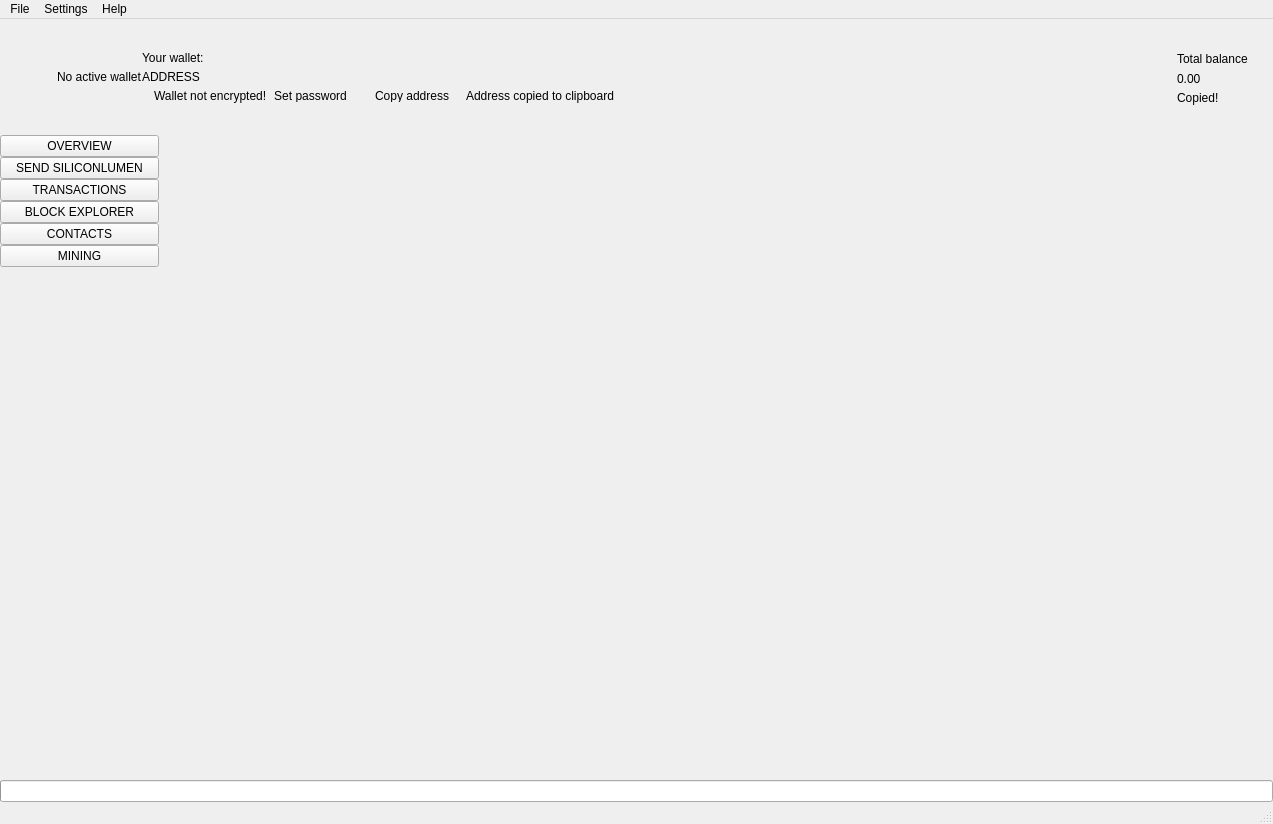
 <widget class="QMainWindow" name="MainWindow">
  <property name="geometry">
   <rect>
    <x>0</x>
    <y>0</y>
    <width>1273</width>
    <height>824</height>
   </rect>
  </property>
  <property name="sizePolicy">
   <sizepolicy hsizetype="Preferred" vsizetype="Preferred">
    <horstretch>0</horstretch>
    <verstretch>0</verstretch>
   </sizepolicy>
  </property>
  <property name="minimumSize">
   <size>
    <width>1260</width>
    <height>600</height>
   </size>
  </property>
  <property name="maximumSize">
   <size>
    <width>16777215</width>
    <height>16777215</height>
   </size>
  </property>
  <property name="windowTitle">
   <string>MainWindow</string>
  </property>
  <property name="windowIcon">
   <iconset>
    <normaloff>:/images/intensecoin</normaloff>:/images/intensecoin</iconset>
  </property>
  <widget class="QWidget" name="centralwidget">
   <layout class="QVBoxLayout" name="verticalLayout_2">
    <property name="spacing">
     <number>0</number>
    </property>
    <property name="leftMargin">
     <number>0</number>
    </property>
    <property name="topMargin">
     <number>0</number>
    </property>
    <property name="rightMargin">
     <number>0</number>
    </property>
    <property name="bottomMargin">
     <number>0</number>
    </property>
    <item>
     <widget class="QFrame" name="m_headerFrame">
      <property name="minimumSize">
       <size>
        <width>0</width>
        <height>116</height>
       </size>
      </property>
      <property name="maximumSize">
       <size>
        <width>16777215</width>
        <height>116</height>
       </size>
      </property>
      <property name="frameShape">
       <enum>QFrame::NoFrame</enum>
      </property>
      <property name="frameShadow">
       <enum>QFrame::Raised</enum>
      </property>
      <layout class="QHBoxLayout" name="horizontalLayout_3">
       <property name="spacing">
        <number>0</number>
       </property>
       <property name="leftMargin">
        <number>0</number>
       </property>
       <property name="topMargin">
        <number>0</number>
       </property>
       <property name="rightMargin">
        <number>25</number>
       </property>
       <property name="bottomMargin">
        <number>0</number>
       </property>
       <item>
        <spacer name="horizontalSpacer_2">
         <property name="orientation">
          <enum>Qt::Horizontal</enum>
         </property>
         <property name="sizeType">
          <enum>QSizePolicy::Fixed</enum>
         </property>
         <property name="sizeHint" stdset="0">
          <size>
           <width>30</width>
           <height>20</height>
          </size>
         </property>
        </spacer>
       </item>
       <item>
        <widget class="QLabel" name="m_logoLabel">
         <property name="text">
          <string/>
         </property>
        </widget>
       </item>
       <item>
        <spacer name="horizontalSpacer_5">
         <property name="orientation">
          <enum>Qt::Horizontal</enum>
         </property>
         <property name="sizeType">
          <enum>QSizePolicy::Fixed</enum>
         </property>
         <property name="sizeHint" stdset="0">
          <size>
           <width>20</width>
           <height>20</height>
          </size>
         </property>
        </spacer>
       </item>
       <item>
        <widget class="WalletGui::WalletSmallGrayTextLabel" name="m_noWalletLabel">
         <property name="text">
          <string>No active wallet</string>
         </property>
        </widget>
       </item>
       <item>
        <widget class="QFrame" name="m_walletFrame">
         <property name="frameShape">
          <enum>QFrame::NoFrame</enum>
         </property>
         <property name="frameShadow">
          <enum>QFrame::Raised</enum>
         </property>
         <layout class="QVBoxLayout" name="verticalLayout_3">
          <property name="spacing">
           <number>5</number>
          </property>
          <property name="leftMargin">
           <number>0</number>
          </property>
          <property name="topMargin">
           <number>0</number>
          </property>
          <property name="rightMargin">
           <number>0</number>
          </property>
          <property name="bottomMargin">
           <number>0</number>
          </property>
          <item>
           <spacer name="verticalSpacer_3">
            <property name="orientation">
             <enum>Qt::Vertical</enum>
            </property>
            <property name="sizeType">
             <enum>QSizePolicy::Minimum</enum>
            </property>
            <property name="sizeHint" stdset="0">
             <size>
              <width>20</width>
              <height>40</height>
             </size>
            </property>
           </spacer>
          </item>
          <item>
           <widget class="WalletGui::WalletSmallGrayTextLabel" name="m_walletLabel">
            <property name="text">
             <string>Your wallet:</string>
            </property>
            <property name="indent">
             <number>0</number>
            </property>
           </widget>
          </item>
          <item>
           <widget class="QLabel" name="m_addressLabel">
            <property name="sizePolicy">
             <sizepolicy hsizetype="Preferred" vsizetype="Preferred">
              <horstretch>0</horstretch>
              <verstretch>0</verstretch>
             </sizepolicy>
            </property>
            <property name="cursor">
             <cursorShape>PointingHandCursor</cursorShape>
            </property>
            <property name="toolTip">
             <string>Click to copy</string>
            </property>
            <property name="text">
             <string>ADDRESS</string>
            </property>
            <property name="indent">
             <number>0</number>
            </property>
           </widget>
          </item>
          <item>
           <layout class="QHBoxLayout" name="horizontalLayout_2">
            <property name="spacing">
             <number>0</number>
            </property>
            <item alignment="Qt::AlignTop">
             <widget class="QFrame" name="m_notEncryptedFrame">
              <property name="frameShape">
               <enum>QFrame::NoFrame</enum>
              </property>
              <property name="frameShadow">
               <enum>QFrame::Raised</enum>
              </property>
              <layout class="QHBoxLayout" name="horizontalLayout_4">
               <property name="spacing">
                <number>0</number>
               </property>
               <property name="leftMargin">
                <number>0</number>
               </property>
               <property name="topMargin">
                <number>0</number>
               </property>
               <property name="rightMargin">
                <number>0</number>
               </property>
               <property name="bottomMargin">
                <number>0</number>
               </property>
               <item alignment="Qt::AlignVCenter">
                <widget class="QLabel" name="m_notEncryptedIconLabel">
                 <property name="text">
                  <string/>
                 </property>
                 <property name="pixmap">
                  <pixmap resource="../../resources.qrc">:/icons/lock_open_gray</pixmap>
                 </property>
                 <property name="alignment">
                  <set>Qt::AlignLeading|Qt::AlignLeft|Qt::AlignVCenter</set>
                 </property>
                </widget>
               </item>
               <item>
                <spacer name="horizontalSpacer_11">
                 <property name="orientation">
                  <enum>Qt::Horizontal</enum>
                 </property>
                 <property name="sizeType">
                  <enum>QSizePolicy::Fixed</enum>
                 </property>
                 <property name="sizeHint" stdset="0">
                  <size>
                   <width>5</width>
                   <height>3</height>
                  </size>
                 </property>
                </spacer>
               </item>
               <item alignment="Qt::AlignVCenter">
                <widget class="WalletGui::WalletTinyGrayTextLabel" name="m_notEncryptedTextLabel">
                 <property name="text">
                  <string>Wallet not encrypted!</string>
                 </property>
                 <property name="alignment">
                  <set>Qt::AlignLeading|Qt::AlignLeft|Qt::AlignVCenter</set>
                 </property>
                </widget>
               </item>
               <item>
                <spacer name="horizontalSpacer_9">
                 <property name="orientation">
                  <enum>Qt::Horizontal</enum>
                 </property>
                 <property name="sizeType">
                  <enum>QSizePolicy::Fixed</enum>
                 </property>
                 <property name="sizeHint" stdset="0">
                  <size>
                   <width>3</width>
                   <height>3</height>
                  </size>
                 </property>
                </spacer>
               </item>
               <item alignment="Qt::AlignVCenter">
                <widget class="WalletGui::WalletTinyLinkLikeButton" name="m_encryptButton">
                 <property name="sizePolicy">
                  <sizepolicy hsizetype="Minimum" vsizetype="Minimum">
                   <horstretch>0</horstretch>
                   <verstretch>0</verstretch>
                  </sizepolicy>
                 </property>
                 <property name="minimumSize">
                  <size>
                   <width>0</width>
                   <height>3</height>
                  </size>
                 </property>
                 <property name="cursor">
                  <cursorShape>PointingHandCursor</cursorShape>
                 </property>
                 <property name="text">
                  <string>Set password</string>
                 </property>
                 <property name="flat">
                  <bool>true</bool>
                 </property>
                </widget>
               </item>
               <item>
                <spacer name="horizontalSpacer_10">
                 <property name="orientation">
                  <enum>Qt::Horizontal</enum>
                 </property>
                 <property name="sizeType">
                  <enum>QSizePolicy::Fixed</enum>
                 </property>
                 <property name="sizeHint" stdset="0">
                  <size>
                   <width>20</width>
                   <height>3</height>
                  </size>
                 </property>
                </spacer>
               </item>
              </layout>
             </widget>
            </item>
            <item alignment="Qt::AlignVCenter">
             <widget class="WalletGui::WalletTinyLinkLikeButton" name="m_copyAddressButton">
              <property name="sizePolicy">
               <sizepolicy hsizetype="Minimum" vsizetype="Minimum">
                <horstretch>0</horstretch>
                <verstretch>0</verstretch>
               </sizepolicy>
              </property>
              <property name="minimumSize">
               <size>
                <width>0</width>
                <height>3</height>
               </size>
              </property>
              <property name="cursor">
               <cursorShape>PointingHandCursor</cursorShape>
              </property>
              <property name="focusPolicy">
               <enum>Qt::NoFocus</enum>
              </property>
              <property name="autoFillBackground">
               <bool>true</bool>
              </property>
              <property name="text">
               <string>Copy address</string>
              </property>
              <property name="flat">
               <bool>true</bool>
              </property>
             </widget>
            </item>
            <item>
             <spacer name="horizontalSpacer_7">
              <property name="orientation">
               <enum>Qt::Horizontal</enum>
              </property>
              <property name="sizeType">
               <enum>QSizePolicy::Fixed</enum>
              </property>
              <property name="sizeHint" stdset="0">
               <size>
                <width>13</width>
                <height>3</height>
               </size>
              </property>
             </spacer>
            </item>
            <item alignment="Qt::AlignVCenter">
             <widget class="WalletGui::CopyMagicLabel" name="m_copyAddressLabel">
              <property name="text">
               <string>Address copied to clipboard</string>
              </property>
              <property name="alignment">
               <set>Qt::AlignLeading|Qt::AlignLeft|Qt::AlignVCenter</set>
              </property>
             </widget>
            </item>
            <item>
             <spacer name="horizontalSpacer">
              <property name="orientation">
               <enum>Qt::Horizontal</enum>
              </property>
              <property name="sizeHint" stdset="0">
               <size>
                <width>40</width>
                <height>3</height>
               </size>
              </property>
             </spacer>
            </item>
           </layout>
          </item>
          <item>
           <spacer name="verticalSpacer_2">
            <property name="orientation">
             <enum>Qt::Vertical</enum>
            </property>
            <property name="sizeType">
             <enum>QSizePolicy::Minimum</enum>
            </property>
            <property name="sizeHint" stdset="0">
             <size>
              <width>20</width>
              <height>40</height>
             </size>
            </property>
           </spacer>
          </item>
         </layout>
        </widget>
       </item>
       <item>
        <spacer name="horizontalSpacer_3">
         <property name="orientation">
          <enum>Qt::Horizontal</enum>
         </property>
         <property name="sizeType">
          <enum>QSizePolicy::Expanding</enum>
         </property>
         <property name="sizeHint" stdset="0">
          <size>
           <width>34</width>
           <height>20</height>
          </size>
         </property>
        </spacer>
       </item>
       <item>
        <spacer name="horizontalSpacer_8">
         <property name="orientation">
          <enum>Qt::Horizontal</enum>
         </property>
         <property name="sizeType">
          <enum>QSizePolicy::Fixed</enum>
         </property>
         <property name="sizeHint" stdset="0">
          <size>
           <width>34</width>
           <height>20</height>
          </size>
         </property>
        </spacer>
       </item>
       <item alignment="Qt::AlignRight|Qt::AlignVCenter">
        <widget class="QFrame" name="m_balanceFrame">
         <layout class="QGridLayout" name="gridLayout">
          <property name="leftMargin">
           <number>0</number>
          </property>
          <property name="topMargin">
           <number>30</number>
          </property>
          <property name="rightMargin">
           <number>0</number>
          </property>
          <property name="bottomMargin">
           <number>0</number>
          </property>
          <property name="verticalSpacing">
           <number>3</number>
          </property>
          <item row="0" column="2">
           <layout class="QVBoxLayout" name="verticalLayout_4">
            <item>
             <widget class="QLabel" name="m_balanceTextLabel">
              <property name="text">
               <string>Total balance</string>
              </property>
             </widget>
            </item>
            <item>
             <widget class="QLabel" name="m_balanceLabel">
              <property name="cursor">
               <cursorShape>PointingHandCursor</cursorShape>
              </property>
              <property name="toolTip">
               <string>Click to copy</string>
              </property>
              <property name="text">
               <string>0.00</string>
              </property>
             </widget>
            </item>
           </layout>
          </item>
          <item row="1" column="2">
           <widget class="WalletGui::CopyMagicLabel" name="m_balanceCopyLabel">
            <property name="text">
             <string>Copied!</string>
            </property>
           </widget>
          </item>
          <item row="0" column="1">
           <spacer name="horizontalSpacer_6">
            <property name="orientation">
             <enum>Qt::Horizontal</enum>
            </property>
            <property name="sizeType">
             <enum>QSizePolicy::Fixed</enum>
            </property>
            <property name="sizeHint" stdset="0">
             <size>
              <width>2</width>
              <height>39</height>
             </size>
            </property>
           </spacer>
          </item>
          <item row="2" column="2">
           <spacer name="verticalSpacer_5">
            <property name="orientation">
             <enum>Qt::Vertical</enum>
            </property>
            <property name="sizeType">
             <enum>QSizePolicy::Expanding</enum>
            </property>
            <property name="sizeHint" stdset="0">
             <size>
              <width>20</width>
              <height>50</height>
             </size>
            </property>
           </spacer>
          </item>
          <item row="0" column="0">
           <widget class="QLabel" name="m_balanceIconLabel">
            <property name="text">
             <string/>
            </property>
            <property name="pixmap">
             <pixmap resource="../../resources.qrc">:/icons/total_balance</pixmap>
            </property>
           </widget>
          </item>
         </layout>
        </widget>
       </item>
      </layout>
     </widget>
    </item>
    <item>
     <layout class="QHBoxLayout" name="horizontalLayout" stretch="0,0,0,0,0,0,0,0">
      <property name="spacing">
       <number>0</number>
      </property>
      <item>
       <widget class="QFrame" name="m_toolFrame">
        <property name="frameShape">
         <enum>QFrame::NoFrame</enum>
        </property>
        <property name="frameShadow">
         <enum>QFrame::Plain</enum>
        </property>
        <property name="lineWidth">
         <number>0</number>
        </property>
        <layout class="QVBoxLayout" name="verticalLayout">
         <property name="spacing">
          <number>0</number>
         </property>
         <property name="leftMargin">
          <number>0</number>
         </property>
         <property name="topMargin">
          <number>0</number>
         </property>
         <property name="rightMargin">
          <number>0</number>
         </property>
         <property name="bottomMargin">
          <number>0</number>
         </property>
         <item>
          <widget class="QPushButton" name="m_overviewButton">
           <property name="sizePolicy">
            <sizepolicy hsizetype="Minimum" vsizetype="Fixed">
             <horstretch>0</horstretch>
             <verstretch>0</verstretch>
            </sizepolicy>
           </property>
           <property name="focusPolicy">
            <enum>Qt::NoFocus</enum>
           </property>
           <property name="text">
            <string>OVERVIEW</string>
           </property>
           <property name="checkable">
            <bool>true</bool>
           </property>
           <attribute name="buttonGroup">
            <string notr="true">m_toolButtonGroup</string>
           </attribute>
          </widget>
         </item>
         <item>
          <widget class="QPushButton" name="m_sendButton">
           <property name="sizePolicy">
            <sizepolicy hsizetype="Minimum" vsizetype="Fixed">
             <horstretch>0</horstretch>
             <verstretch>0</verstretch>
            </sizepolicy>
           </property>
           <property name="focusPolicy">
            <enum>Qt::NoFocus</enum>
           </property>
           <property name="text">
            <string>SEND SILICONLUMEN</string>
           </property>
           <property name="checkable">
            <bool>true</bool>
           </property>
           <attribute name="buttonGroup">
            <string notr="true">m_toolButtonGroup</string>
           </attribute>
          </widget>
         </item>
         <item>
          <widget class="QPushButton" name="m_transactionsButton">
           <property name="sizePolicy">
            <sizepolicy hsizetype="Minimum" vsizetype="Fixed">
             <horstretch>0</horstretch>
             <verstretch>0</verstretch>
            </sizepolicy>
           </property>
           <property name="focusPolicy">
            <enum>Qt::NoFocus</enum>
           </property>
           <property name="text">
            <string>TRANSACTIONS</string>
           </property>
           <property name="checkable">
            <bool>true</bool>
           </property>
           <attribute name="buttonGroup">
            <string notr="true">m_toolButtonGroup</string>
           </attribute>
          </widget>
         </item>
         <item>
          <widget class="QPushButton" name="m_blockExplorerButton">
           <property name="focusPolicy">
            <enum>Qt::NoFocus</enum>
           </property>
           <property name="text">
            <string>BLOCK EXPLORER</string>
           </property>
           <property name="checkable">
            <bool>true</bool>
           </property>
           <attribute name="buttonGroup">
            <string notr="true">m_toolButtonGroup</string>
           </attribute>
          </widget>
         </item>
         <item>
          <widget class="QPushButton" name="m_addressBookButton">
           <property name="sizePolicy">
            <sizepolicy hsizetype="Minimum" vsizetype="Fixed">
             <horstretch>0</horstretch>
             <verstretch>0</verstretch>
            </sizepolicy>
           </property>
           <property name="focusPolicy">
            <enum>Qt::NoFocus</enum>
           </property>
           <property name="text">
            <string>CONTACTS</string>
           </property>
           <property name="checkable">
            <bool>true</bool>
           </property>
           <attribute name="buttonGroup">
            <string notr="true">m_toolButtonGroup</string>
           </attribute>
          </widget>
         </item>
         <item>
          <widget class="QPushButton" name="m_miningButton">
           <property name="focusPolicy">
            <enum>Qt::NoFocus</enum>
           </property>
           <property name="text">
            <string>MINING</string>
           </property>
           <property name="checkable">
            <bool>true</bool>
           </property>
           <attribute name="buttonGroup">
            <string notr="true">m_toolButtonGroup</string>
           </attribute>
          </widget>
         </item>
         <item>
          <spacer name="verticalSpacer">
           <property name="orientation">
            <enum>Qt::Vertical</enum>
           </property>
           <property name="sizeHint" stdset="0">
            <size>
             <width>20</width>
             <height>40</height>
            </size>
           </property>
          </spacer>
         </item>
        </layout>
       </widget>
      </item>
      <item>
       <widget class="WalletGui::OverviewFrame" name="m_overviewFrame">
        <property name="frameShape">
         <enum>QFrame::NoFrame</enum>
        </property>
        <property name="frameShadow">
         <enum>QFrame::Raised</enum>
        </property>
       </widget>
      </item>
      <item>
       <widget class="WalletGui::SendFrame" name="m_sendFrame">
        <property name="frameShape">
         <enum>QFrame::NoFrame</enum>
        </property>
        <property name="frameShadow">
         <enum>QFrame::Raised</enum>
        </property>
       </widget>
      </item>
      <item>
       <widget class="WalletGui::TransactionsFrame" name="m_transactionsFrame">
        <property name="frameShape">
         <enum>QFrame::NoFrame</enum>
        </property>
        <property name="frameShadow">
         <enum>QFrame::Raised</enum>
        </property>
       </widget>
      </item>
      <item>
       <widget class="WalletGui::AddressBookFrame" name="m_addressBookFrame">
        <property name="frameShape">
         <enum>QFrame::NoFrame</enum>
        </property>
        <property name="frameShadow">
         <enum>QFrame::Raised</enum>
        </property>
       </widget>
      </item>
      <item>
       <widget class="WalletGui::NoWalletFrame" name="m_noWalletFrame">
        <property name="frameShape">
         <enum>QFrame::NoFrame</enum>
        </property>
        <property name="frameShadow">
         <enum>QFrame::Raised</enum>
        </property>
       </widget>
      </item>
      <item>
       <widget class="WalletGui::BlockExplorerFrame" name="m_blockExplorerFrame">
        <property name="frameShape">
         <enum>QFrame::NoFrame</enum>
        </property>
        <property name="frameShadow">
         <enum>QFrame::Raised</enum>
        </property>
       </widget>
      </item>
      <item>
       <widget class="WalletGui::MiningFrame" name="m_miningFrame">
        <property name="frameShape">
         <enum>QFrame::NoFrame</enum>
        </property>
        <property name="frameShadow">
         <enum>QFrame::Raised</enum>
        </property>
       </widget>
      </item>
     </layout>
    </item>
    <item>
     <widget class="QProgressBar" name="m_syncProgress">
      <property name="maximum">
       <number>100</number>
      </property>
      <property name="value">
       <number>0</number>
      </property>
      <property name="textVisible">
       <bool>false</bool>
      </property>
     </widget>
    </item>
   </layout>
  </widget>
  <widget class="QMenuBar" name="menubar">
   <property name="geometry">
    <rect>
     <x>0</x>
     <y>0</y>
     <width>1273</width>
     <height>21</height>
    </rect>
   </property>
   <widget class="QMenu" name="menuFile">
    <property name="title">
     <string>File</string>
    </property>
    <addaction name="m_createWalletAction"/>
    <addaction name="m_openWalletAction"/>
    <addaction name="m_recentWalletsAction"/>
    <addaction name="m_backupWalletAction"/>
    <addaction name="m_saveKeysAction"/>
    <addaction name="m_resetAction"/>
    <addaction name="m_importKeyAction"/>
    <addaction name="m_exportKeyAction"/>
    <addaction name="m_exportTrackingKeyAction"/>
    <addaction name="m_exitAction"/>
   </widget>
   <widget class="QMenu" name="menuSettings">
    <property name="title">
     <string>Settings</string>
    </property>
    <widget class="QMenu" name="menuThemes">
     <property name="title">
      <string>Themes</string>
     </property>
    </widget>
    <addaction name="m_encryptWalletAction"/>
    <addaction name="m_changePasswordAction"/>
    <addaction name="m_removePendingTxAction"/>
    <addaction name="separator"/>
    <addaction name="m_autostartAction"/>
    <addaction name="m_minimizeToTrayAction"/>
    <addaction name="m_closeToTrayAction"/>
    <addaction name="separator"/>
    <addaction name="m_preferencesAction"/>
    <addaction name="menuThemes"/>
   </widget>
   <widget class="QMenu" name="menuHelp">
    <property name="title">
     <string>Help</string>
    </property>
    <addaction name="m_communityForumAction"/>
    <addaction name="m_reportIssueAction"/>
    <addaction name="m_aboutIntensecoinAction"/>
    <addaction name="m_aboutQtAction"/>
   </widget>
   <addaction name="menuFile"/>
   <addaction name="menuSettings"/>
   <addaction name="menuHelp"/>
  </widget>
  <widget class="WalletGui::WalletStatusBar" name="statusBar"/>
  <action name="m_exitAction">
   <property name="checkable">
    <bool>false</bool>
   </property>
   <property name="enabled">
    <bool>true</bool>
   </property>
   <property name="text">
    <string>Exit</string>
   </property>
   <property name="shortcut">
    <string>Ctrl+Q</string>
   </property>
  </action>
  <action name="m_createWalletAction">
   <property name="enabled">
    <bool>true</bool>
   </property>
   <property name="text">
    <string>Create wallet</string>
   </property>
  </action>
  <action name="m_openWalletAction">
   <property name="enabled">
    <bool>true</bool>
   </property>
   <property name="text">
    <string>Open wallet</string>
   </property>
  </action>
  <action name="m_encryptWalletAction">
   <property name="enabled">
    <bool>true</bool>
   </property>
   <property name="text">
    <string>Encrypt wallet</string>
   </property>
  </action>
  <action name="m_changePasswordAction">
   <property name="enabled">
    <bool>true</bool>
   </property>
   <property name="text">
    <string>Change password</string>
   </property>
   <property name="toolTip">
    <string>Change password</string>
   </property>
  </action>
  <action name="m_aboutSiliconLumenAction">
   <property name="enabled">
    <bool>true</bool>
   </property>
   <property name="text">
    <string>About SiliconLumen</string>
   </property>
  </action>
  <action name="m_aboutQtAction">
   <property name="enabled">
    <bool>true</bool>
   </property>
   <property name="text">
    <string>About Qt</string>
   </property>
  </action>
  <action name="m_backupWalletAction">
   <property name="enabled">
    <bool>true</bool>
   </property>
   <property name="text">
    <string>Backup wallet</string>
   </property>
  </action>
  <action name="m_autostartAction">
   <property name="checkable">
    <bool>true</bool>
   </property>
   <property name="text">
    <string>Start on system login</string>
   </property>
  </action>
  <action name="m_minimizeToTrayAction">
   <property name="checkable">
    <bool>true</bool>
   </property>
   <property name="text">
    <string>Minimize to tray</string>
   </property>
  </action>
  <action name="m_closeToTrayAction">
   <property name="checkable">
    <bool>true</bool>
   </property>
   <property name="text">
    <string>Close to tray</string>
   </property>
  </action>
  <action name="m_preferencesAction">
   <property name="text">
    <string>Preferences</string>
   </property>
  </action>
  <action name="m_recentWalletsAction">
   <property name="text">
    <string>Recent wallets</string>
   </property>
  </action>
  <action name="m_exportTrackingKeyAction">
   <property name="text">
    <string>Export tracking key</string>
   </property>
   <property name="toolTip">
    <string>Export tracking key</string>
   </property>
  </action>
  <action name="m_importKeyAction">
   <property name="text">
    <string>Import key</string>
   </property>
   <property name="toolTip">
    <string>Import key</string>
   </property>
  </action>
  <action name="m_communityForumAction">
   <property name="text">
    <string>Join us on Slack</string>
   </property>
  </action>
  <action name="m_reportIssueAction">
   <property name="text">
    <string>Report an issue</string>
   </property>
  </action>
  <action name="m_resetAction">
   <property name="text">
    <string>Reset wallet</string>
   </property>
  </action>
  <action name="m_saveKeysAction">
   <property name="text">
    <string>Save wallet keys</string>
   </property>
  </action>
  <action name="m_exportKeyAction">
   <property name="text">
    <string>Export key</string>
   </property>
   <property name="toolTip">
    <string>Export key</string>
   </property>
  </action>
  <action name="m_removePendingTxAction">
   <property name="checkable">
    <bool>false</bool>
   </property>
   <property name="text">
    <string>Remove pending TXs</string>
   </property>
  </action>
 </widget>
